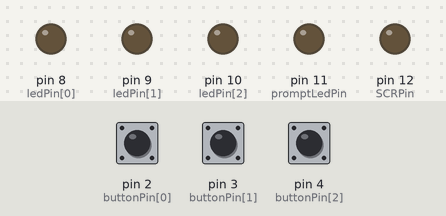
Bench run of a sketch on a simulated Arduino Uno, built with avr-gcc and run on an emulated ATmega328P. Parts: output pins drawn as LEDs (lit = HIGH). Dashed ring = blinking. The inputs (shaded band) are chosen by the test bench; at power-on: pin 2 (buttonPin[0]) HIGH, pin 3 (buttonPin[1]) HIGH, pin 4 (buttonPin[2]) HIGH. Random numbers use the default seed unless the sketch sets one; what the sketch prints to the serial monitor is not drawn.

Above: at 1.2 s.
1.3 s: pin 2 (buttonPin[0]) pulled LOW for 1 s
At 1.63 s:
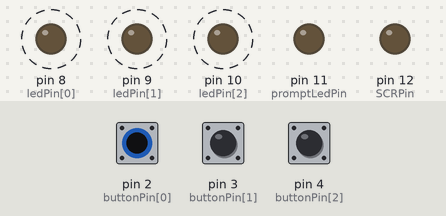
4.3 s: pin 3 (buttonPin[1]) pulled LOW for 3.2 s
At 5.13 s:
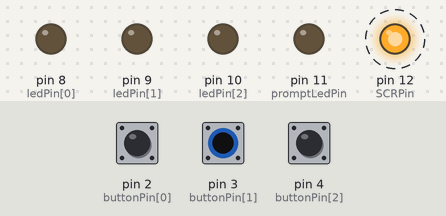
9.0 s: pin 4 (buttonPin[2]) pulled LOW for 3.2 s
At 10.55 s:
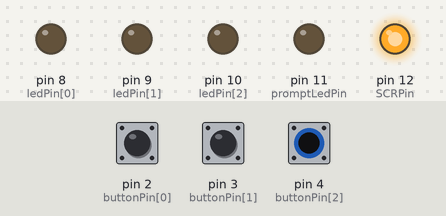
13.7 s: pin 2 (buttonPin[0]) pulled LOW for 0.15 s
At 14.8 s:
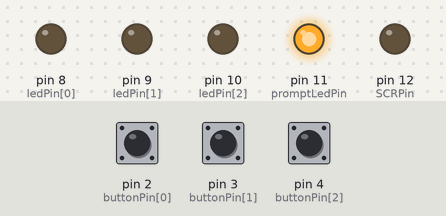
16.6 s: pin 2 (buttonPin[0]) pulled LOW for 3.2 s
At 20.9 s:
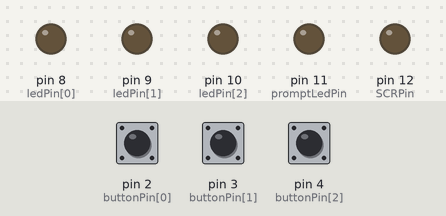
21.3 s: pin 2 (buttonPin[0]) driven LOW and pin 4 (buttonPin[2]) driven LOW
At 24.7 s:
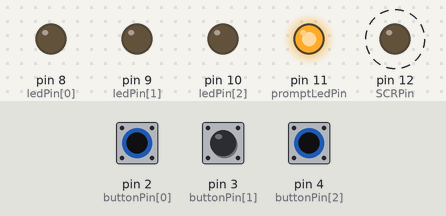
Timing chart, 0 to 25.3 s (numbered marks = the images above; inputs shaded):
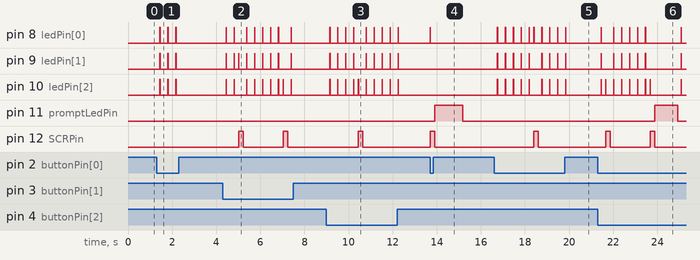

The sketch:

Accuracy_Predictor_Spontaneous_Flash.ino
```cpp
// pin numbers
const int buttonPin[]       = {2, 3, 4};
const int ledPin[]          = {8, 9, 10};
const int promptLedPin      = 11;
const int SCRPin            = 12;

// order of conditions
int condition[]             = {1, 0, 2, 0, 2, 1, 1, 2, 0};

// prediciton accuracy arrays
boolean accuracyHistory[]   = {0, 0, 0, 0, 0, 0, 0, 0, 0, 0, 0, 0, 0, 0, 0};
boolean accuracy[][15]      = { {0, 0, 0, 0, 0, 0, 0, 0, 0, 0, 0, 0, 1, 1, 1},
                                {0, 0, 0, 0, 0, 0, 0, 1, 1, 1, 1, 1, 1, 1, 1},
                                {0, 0, 1, 1, 1, 1, 1, 1, 1, 1, 1, 1, 1, 1, 1} };

// delay times
int durationAdaptation      = 150;
int durationOnOff           = 10;
int durationDebounce        = 200;
int durationTrialEnd        = 10000;
int promptRange             = 1000;
int promptMinimum           = 1000;

// number of trials per cond / button presses per trial
int numTrials               = 15;
int numButtonPress          = 5;

// timers
unsigned long lastButtonTime    = 0;
unsigned long elapsedTime[]     = {0, 0, 0, 0, 0};
int buttonTimeAvg               = 0;
unsigned long SCRtime[9][15]    = { {0, 0, 0, 0, 0, 0, 0, 0, 0, 0, 0, 0, 0, 0, 0},
                                    {0, 0, 0, 0, 0, 0, 0, 0, 0, 0, 0, 0, 0, 0, 0},
                                    {0, 0, 0, 0, 0, 0, 0, 0, 0, 0, 0, 0, 0, 0, 0},
                                    {0, 0, 0, 0, 0, 0, 0, 0, 0, 0, 0, 0, 0, 0, 0},
                                    {0, 0, 0, 0, 0, 0, 0, 0, 0, 0, 0, 0, 0, 0, 0},
                                    {0, 0, 0, 0, 0, 0, 0, 0, 0, 0, 0, 0, 0, 0, 0},
                                    {0, 0, 0, 0, 0, 0, 0, 0, 0, 0, 0, 0, 0, 0, 0},
                                    {0, 0, 0, 0, 0, 0, 0, 0, 0, 0, 0, 0, 0, 0, 0},
                                    {0, 0, 0, 0, 0, 0, 0, 0, 0, 0, 0, 0, 0, 0, 0} };

// counters
int b  = 0;
int t  = 0;
int c = 0;
int id = 0;

// array identifier
int acc   = 0;

// buttonstate checkers
boolean buttonState        = true;
int buttonNumber           = 0;
int buttonNumberIncorrect  = 0;

void setup() {
  for(int i = 0; i < 3; i++){
    pinMode(buttonPin[i], INPUT_PULLUP);
    pinMode(ledPin[i], OUTPUT);
  }
  pinMode(promptLedPin, OUTPUT);
  pinMode(SCRPin, OUTPUT);
  Serial.begin(9600);
}


void loop() {
  for(c = 0; c < 9; c++){
    trial();
  }
  printSCRtimes();
  digitalWrite(promptLedPin, HIGH);
  delay(10000);
  digitalWrite(promptLedPin, LOW);
}

void trial() {
  t = 0;
  while(t < numTrials){
    b = 0;
    while(b <= numButtonPress){
      buttonRead();
    }
    while(b == numButtonPress + 1){
      digitalWrite(promptLedPin, HIGH);
      delay(promptMinimum + random(promptRange));
      digitalWrite(promptLedPin, LOW);
      b++;
    }
  t++;
  id++;
  }
  while(t == numTrials){
    for(int i = 0; i < 5; i++){
      delay(durationTrialEnd/10);
      digitalWrite(promptLedPin, HIGH);
      delay(durationTrialEnd/10);
      digitalWrite(promptLedPin, LOW);
    }
    for(int i = 0; i < 15; i++){
      accuracyHistory[i] = 0;
    }
    t++;
  }
 t = 0;
}

void buttonRead() {
  if(b == numButtonPress){
    buttonTimeAvg = (elapsedTime[0] + elapsedTime[1] + elapsedTime[2] + elapsedTime[3]) / 4;
    do{
      for(buttonNumber = 0; buttonNumber < 3; buttonNumber++) {
        buttonState = digitalRead(buttonPin[buttonNumber]);
        elapsedTime[4] = millis();
        if(buttonState == false){
          buttonPress();
        }
      }
    }
    while(elapsedTime[5] < buttonTimeAvg * 2);
    if(elapsedTime[5] < buttonTimeAvg * 2){
      buttonNumber = random(3);
      Serial.println("-,void");
      SCRtime[c][t] = millis();
      digitalWrite(SCRPin, HIGH);
      digitalWrite(ledPin[buttonNumber], HIGH);
      delay(durationOnOff);
      digitalWrite(ledPin[buttonNumber], LOW);
      delay(durationDebounce);
      digitalWrite(SCRPin, LOW);
    }
  }
  for(buttonNumber = 0; buttonNumber < 3; buttonNumber++) {
    buttonState = digitalRead(buttonPin[buttonNumber]);
    if(buttonState == false){
      buttonPress();
    }
  }
}

void buttonPress() {
  printTime();
  lastButtonTime = millis();
  if(b == 0){
    Serial.print(id+1);
    Serial.print(",");
    Serial.print(t+1);
    Serial.print(",");
    Serial.print(condition[c]+1);
    Serial.print(",");
  }
  if(b < numButtonPress){
    delay(durationAdaptation);
    for(int i = 0; i < 3; i++){
      digitalWrite(ledPin[i], HIGH);
    }
    delay(durationOnOff);
    for(int i = 0; i < 3; i++){
      digitalWrite(ledPin[i], LOW);
    }
    delay(durationDebounce);
  }
  if(b == numButtonPress){
    selectAcc();
    if(accuracy[condition[c]][acc] == 1){
      Serial.println(accuracy[condition[c]][acc]);
      SCRtime[c][t] = millis();
      digitalWrite(SCRPin, HIGH);
      digitalWrite(ledPin[buttonNumber], HIGH);
      delay(durationOnOff);
      digitalWrite(ledPin[buttonNumber], LOW);
      delay(durationDebounce);
      digitalWrite(SCRPin, LOW);
      accuracyHistory[acc] = 1;
    }
    if(accuracy[condition[c]][acc] == 0) {
      do{
        buttonNumberIncorrect = random(3);
      }
      while(buttonNumberIncorrect == buttonNumber);
      Serial.println(accuracy[condition[c]][acc]);
      SCRtime[c][t] = millis();
      digitalWrite(SCRPin, HIGH);
      digitalWrite(ledPin[buttonNumberIncorrect], HIGH);
      delay(durationOnOff);
      digitalWrite(ledPin[buttonNumberIncorrect], LOW);
      delay(durationDebounce);
      digitalWrite(SCRPin, LOW);
      accuracyHistory[acc] = 1;
    }
  }
  b++;
}

void selectAcc() {
  do{
    acc = random(15);
  }
  while(accuracyHistory[acc] == 1);
}

void printTime(){
  if(b > 0){
    elapsedTime[b-1] = millis() - lastButtonTime;
    Serial.print(elapsedTime[b-1]);
    Serial.print(",");
  }
}

void printSCRtimes(){
  c = 0;
  Serial.println();
  Serial.println();
  Serial.println("SCR Times;");
  for(c = 0; c < 9; c++){
    for(int i = 0; i < numTrials; i++){
      Serial.print(SCRtime[c][i]);
      Serial.print(",");
    }
  }
}
```

Measured:
- after the input at 1.3 s, pin 8 (ledPin[0]), pin 9 (ledPin[1]), pin 10 (ledPin[2]): alternates HIGH for 0.01 s and LOW for 0.35 s, 6 changes in all, then stays LOW, starting after 0.15 s
- after the input at 4.3 s, pin 12 (SCRPin): alternates HIGH for 0.21 s and LOW for 1.8 s, starting after 0.72 s
- after the input at 9.0 s, pin 8 (ledPin[0]), pin 9 (ledPin[1]): goes 3 × (HIGH 0.01 s, LOW 0.35 s), HIGH 0.01 s, LOW 0.56 s, 4 × (HIGH 0.01 s, LOW 0.35 s), HIGH 0.01 s, then LOW, starting after 0.15 s
- after the input at 13.7 s, pin 8 (ledPin[0]): LOW → HIGH at once, → LOW 0.01 s later; pin 11 (promptLedPin): LOW → HIGH after 0.21 s, → LOW 1.3 s later; pin 12 (SCRPin): LOW → HIGH at once, → LOW 0.21 s later
- after the input at 16.6 s, pin 8 (ledPin[0]): goes 4 × (HIGH 0.01 s, LOW 0.35 s), HIGH 0.01 s, LOW 0.20 s, 4 × (HIGH 0.01 s, LOW 0.35 s), HIGH 0.01 s, then LOW, starting after 0.15 s; pin 9 (ledPin[1]): goes 4 × (HIGH 0.01 s, LOW 0.35 s), HIGH 0.01 s, LOW 0.56 s, 3 × (HIGH 0.01 s, LOW 0.35 s), HIGH 0.01 s, then LOW, starting after 0.15 s
- after the input at 21.3 s, pin 8 (ledPin[0]), pin 9 (ledPin[1]): goes HIGH 0.01 s, LOW 0.56 s, 4 × (HIGH 0.01 s, LOW 0.35 s), HIGH 0.01 s, LOW 1.6 s, HIGH 0.01 s, then LOW, starting after 0.15 s; pin 11 (promptLedPin): LOW → HIGH after 2.6 s, → LOW 1.0 s later; pin 12 (SCRPin): alternates HIGH for 0.21 s and LOW for 1.8 s, starting after 0.36 s
